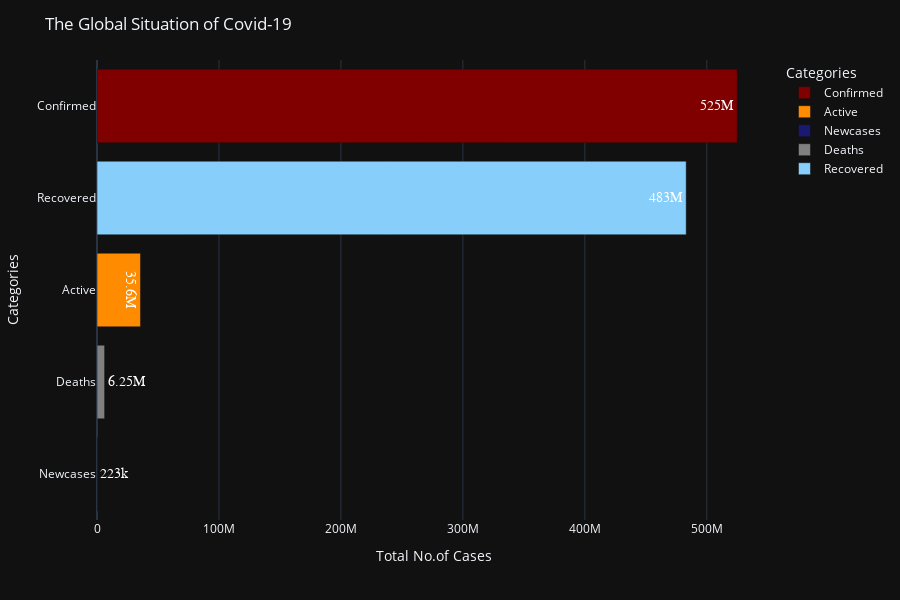

The cell this chart's notebook holds for it:
### Code cell
colors = {'Confirmed': 'maroon','Recovered':'lightskyblue', 'Active':'darkorange', 'Deaths':'gray', 'Newcases':'midnightblue'}
Continents = ['Europe', 'Asia', 'North America', 'South America', 'Africa', 'Oceania']
label = {'World cases': "Total No.of Cases"}

fig = px.bar(df_con[:5], x="World cases", y="Categories", orientation='h', labels=label, hover_data=Continents,
             color='Categories', text='World cases', color_discrete_map= colors)

fig.update_traces(textfont_family="Arial Black", textfont_size=14, textfont_color="white", textposition='auto',
                 texttemplate='%{text:,.3s}')

fig = fig.update_layout(template='plotly_dark', height=600, title='The Global Situation of Covid-19',
                       yaxis_categoryorder = 'total ascending')
fig.show()

### Figure 1 — Plotly figure (JSON) as saved in the notebook; plotly's stock layout.template omitted (floating-point values rounded to 4 significant figures)
{"data": [{"alignmentgroup": "True", "customdata": [[195890457, 149482939, 101463135, 57946209, 11451468, 8756936]], "hovertemplate": "Categories=%{y}<br>Total No.of Cases=%{text}<br>Europe=%{customdata[0]}<br>Asia=%{customdata[1]}<br>North America=%{customdata[2]}<br>South America=%{customdata[3]}<br>Africa=%{customdata[4]}<br>Oceania=%{customdata[5]}<extra></extra>", "legendgroup": "Confirmed", "marker": {"color": "maroon", "pattern": {"shape": ""}}, "name": "Confirmed", "offsetgroup": "Confirmed", "orientation": "h", "showlegend": true, "text": [524991144], "textfont": {"color": "white", "family": "Arial Black", "size": 14}, "textposition": "auto", "texttemplate": "%{text:,.3s}", "type": "bar", "x": [524991144], "xaxis": "x", "y": ["Confirmed"], "yaxis": "y"}, {"alignmentgroup": "True", "customdata": [[19257737, 5344921, 4029189, 5194407, 1524387, 295360]], "hovertemplate": "Categories=%{y}<br>Total No.of Cases=%{text}<br>Europe=%{customdata[0]}<br>Asia=%{customdata[1]}<br>North America=%{customdata[2]}<br>South America=%{customdata[3]}<br>Africa=%{customdata[4]}<br>Oceania=%{customdata[5]}<extra></extra>", "legendgroup": "Active", "marker": {"color": "darkorange", "pattern": {"shape": ""}}, "name": "Active", "offsetgroup": "Active", "orientation": "h", "showlegend": true, "text": [35646001], "textfont": {"color": "white", "family": "Arial Black", "size": 14}, "textposition": "auto", "texttemplate": "%{text:,.3s}", "type": "bar", "x": [35646001], "xaxis": "x", "y": ["Active"], "yaxis": "y"}, {"alignmentgroup": "True", "customdata": [[46550, 108824, 27769, 10956, 2913, 26380]], "hovertemplate": "Categories=%{y}<br>Total No.of Cases=%{text}<br>Europe=%{customdata[0]}<br>Asia=%{customdata[1]}<br>North America=%{customdata[2]}<br>South America=%{customdata[3]}<br>Africa=%{customdata[4]}<br>Oceania=%{customdata[5]}<extra></extra>", "legendgroup": "Newcases", "marker": {"color": "midnightblue", "pattern": {"shape": ""}}, "name": "Newcases", "offsetgroup": "Newcases", "orientation": "h", "showlegend": true, "text": [223392], "textfont": {"color": "white", "family": "Arial Black", "size": 14}, "textposition": "auto", "texttemplate": "%{text:,.3s}", "type": "bar", "x": [223392], "xaxis": "x", "y": ["Newcases"], "yaxis": "y"}, {"alignmentgroup": "True", "customdata": [[1816853, 1402241, 1469383, 1299494, 250799, 11055]], "hovertemplate": "Categories=%{y}<br>Total No.of Cases=%{text}<br>Europe=%{customdata[0]}<br>Asia=%{customdata[1]}<br>North America=%{customdata[2]}<br>South America=%{customdata[3]}<br>Africa=%{customdata[4]}<br>Oceania=%{customdata[5]}<extra></extra>", "legendgroup": "Deaths", "marker": {"color": "gray", "pattern": {"shape": ""}}, "name": "Deaths", "offsetgroup": "Deaths", "orientation": "h", "showlegend": true, "text": [6249825], "textfont": {"color": "white", "family": "Arial Black", "size": 14}, "textposition": "auto", "texttemplate": "%{text:,.3s}", "type": "bar", "x": [6249825], "xaxis": "x", "y": ["Deaths"], "yaxis": "y"}, {"alignmentgroup": "True", "customdata": [[174815867, 142735777, 95964563, 51452308, 9676282, 8450521]], "hovertemplate": "Categories=%{y}<br>Total No.of Cases=%{text}<br>Europe=%{customdata[0]}<br>Asia=%{customdata[1]}<br>North America=%{customdata[2]}<br>South America=%{customdata[3]}<br>Africa=%{customdata[4]}<br>Oceania=%{customdata[5]}<extra></extra>", "legendgroup": "Recovered", "marker": {"color": "lightskyblue", "pattern": {"shape": ""}}, "name": "Recovered", "offsetgroup": "Recovered", "orientation": "h", "showlegend": true, "text": [483095318], "textfont": {"color": "white", "family": "Arial Black", "size": 14}, "textposition": "auto", "texttemplate": "%{text:,.3s}", "type": "bar", "x": [483095318], "xaxis": "x", "y": ["Recovered"], "yaxis": "y"}], "layout": {"barmode": "relative", "height": 600, "legend": {"title": {"text": "Categories"}, "tracegroupgap": 0}, "margin": {"t": 60}, "title": {"text": "The Global Situation of Covid-19"}, "xaxis": {"anchor": "y", "domain": [0, 1], "title": {"text": "Total No.of Cases"}}, "yaxis": {"anchor": "x", "categoryarray": ["Recovered", "Deaths", "Newcases", "Active", "Confirmed"], "categoryorder": "total ascending", "domain": [0, 1], "title": {"text": "Categories"}}}}
